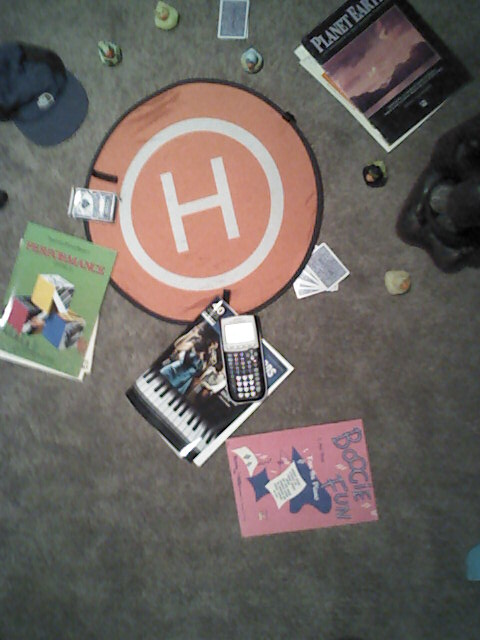
#> input picture Image Stitching/ImageStitchingPhotosDrone/test_image_new1.png, 480 x 640 px; its folder holds 3 pictures in this run
$ python imagestitching.py
#> lines starting #> are read from the running program, lines starting #| are printed output that depends on the picture; after the words box and inside, x2 and y2 are one past the last pixel; in counts of white or black regions, pixels touching at a corner belong together; long printed decimals are rounded
import numpy as np
import cv2
import glob


# compute ssim
def compute_ssim(img1, img2):
    # Constants for SSIM calculation
    C1 = (0.01 * 255) ** 2  # used to stabilize division by a small denominator
    C2 = (0.03 * 255) ** 2  # used in the luminance and contrast comparison functions

    # convert images to float64 to avoid overflow or underflow losses (idk if this is needed)
    img1 = img1.astype(np.float64)
    img2 = img2.astype(np.float64)

    # Gaussian kernel for SSIM computation; this is part of the low-pass filter
    # simulates the human visual system's multi-scale nature
    kernel = cv2.getGaussianKernel(11, 1.5)  # 1D Gaussian kernel
    window = np.outer(kernel, kernel.transpose())  # 2D Gaussian window by taking the outer product

    #  mean (mu) of img1 and img2 using the Gaussian window (low-pass filtering)
    # gives a weighted average around each pixel (local neighborhood)
    mu1 = cv2.filter2D(img1, -1, window)[5:-5, 5:-5]  # Apply Gaussian filter and trim edges to avoid boundary effects
    mu2 = cv2.filter2D(img2, -1, window)[5:-5, 5:-5]  # Same for img2

    # square of the means
    mu1_sq = mu1 ** 2
    mu2_sq = mu2 ** 2
    mu1_mu2 = mu1 * mu2

    # Compute the variance (sigma^2) of img1 and img2 using the Gaussian window
    # mean of the squared image minus the squared mean
    sigma1_sq = cv2.filter2D(img1 ** 2, -1, window)[5:-5, 5:-5] - mu1_sq
    sigma2_sq = cv2.filter2D(img2 ** 2, -1, window)[5:-5, 5:-5] - mu2_sq

    # Compute the covariance (sigma12) between img1 and img2
    # mean of the product of images minus the product of means
    sigma12 = cv2.filter2D(img1 * img2, -1, window)[5:-5, 5:-5] - mu1_mu2

    # SSIM index map (pixel-wise SSIM values)
    ssim_map = ((2 * mu1_mu2 + C1) * (2 * sigma12 + C2)) / ((mu1_sq + mu2_sq + C1) * (sigma1_sq + sigma2_sq + C2))

    # returns the average SSIM over all pixels, providing a single similarity measure between the two images
    return ssim_map.mean()


# evaluate overlap quality for images
def evaluate_sequence_overlap_quality(images):
    # Placeholder for results
    psnr_results = []
    ssim_results = []

    for i in range(len(images) - 1):
        # "assuming whole image is the overlap"
        overlap1 = images[i]
        overlap2 = images[i + 1]

        # resize overlap2 to match overlap1's dimensions (for some reason they weren't the exact same size)
        overlap2_resized = cv2.resize(overlap2, (overlap1.shape[1], overlap1.shape[0]))

        # PSNR (Peak Signal-to-Noise Ratio) and SSIM (Structural Similarity Index)
        # for the overlap regions between consecutive images in your stitched panorama.
        psnr = cv2.PSNR(overlap1, overlap2_resized) #cv2 has a PSNR function
        ssim = compute_ssim(overlap1, overlap2_resized)

        psnr_results.append(psnr)
        ssim_results.append(ssim)

    return psnr_results, ssim_results


# Load images from the specified folder (this is just hardcoded for now)
folder_path = 'C:\\Users\\Mitchell\\OneDrive\\Desktop\\4th Year\\Capstone\\Image Stitching\\Image Stitching\\ImageStitchingPhotosDrone\\'
image_paths = glob.glob(folder_path + '*.png')
images = [cv2.imread(image) for image in image_paths]
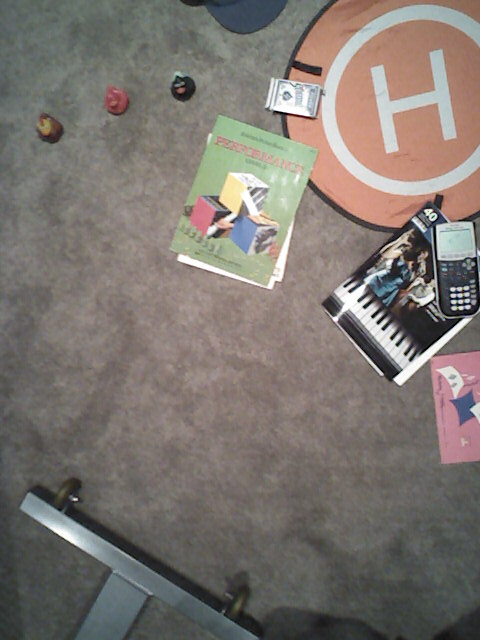
#> input picture Image Stitching/ImageStitchingPhotosDrone/test_image_new3.png, 480 x 640 px
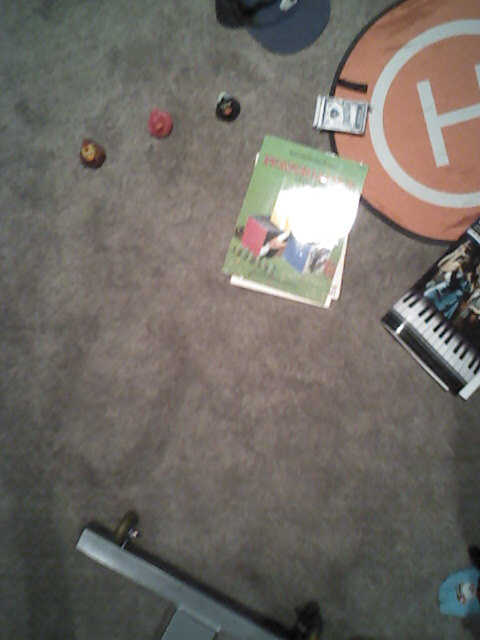
#> input picture Image Stitching/ImageStitchingPhotosDrone/test_image_new5.png, 480 x 640 px
#> images = 3 items

# Print the loaded files
print("Loaded files:")
for image_path in image_paths:
    print(image_path)

# resize images to a common height for stitching
common_height = 600
images_resized = [cv2.resize(img, (int(img.shape[1] * common_height / img.shape[0]), common_height)) for img in images]
#> images_resized = 3 items
print("Images resized (bigger seems to mess it up)")


# Fucntion to Stitch images using RANSAC and homography
def stitch_images(images):
    stitcher = cv2.Stitcher_create()  # Stitcher object

    status, stitched_img = stitcher.stitch(images)  # Stitch images
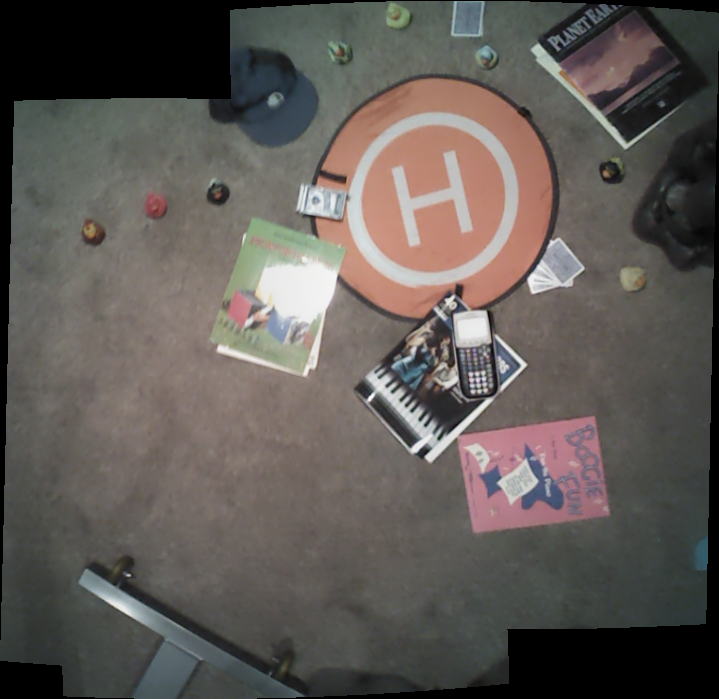
#> stitched_img: shape (699, 719, 3); mean of channels 0, 1, 2 85.7, 89.9, 95.5; drawn as B, G, R
#> status = 0

    if status == cv2.Stitcher_OK:
        return stitched_img
    else:
        print("Error during stitching")
        return None


# I didn't use this but found in YT video, crops the black border
def crop_black_borders(image):
    gray = cv2.cvtColor(image, cv2.COLOR_BGR2GRAY)
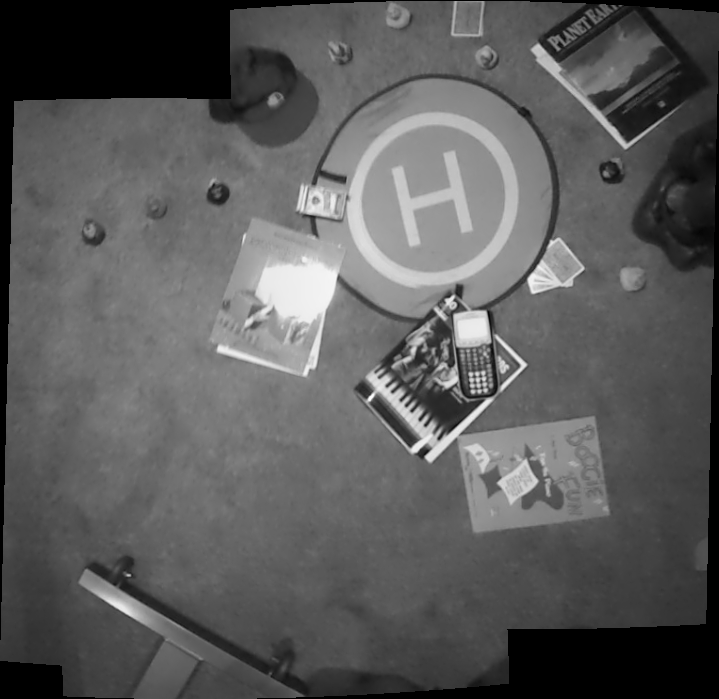
#> gray: shape (699, 719); min 0, max 252, mean 91.1
    _, thresh = cv2.threshold(gray, 1, 255, cv2.THRESH_BINARY)
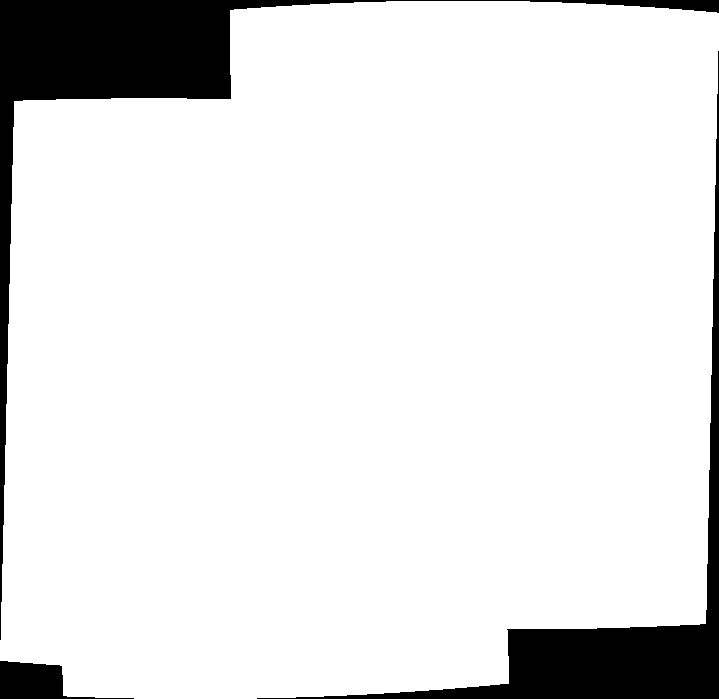
#> thresh: shape (699, 719); 89.7% white; 3 black regions
    contours, _ = cv2.findContours(thresh, cv2.RETR_EXTERNAL, cv2.CHAIN_APPROX_SIMPLE)
#> contours = 1 contour; box (x1, y1, x2, y2) and area: (0, 1, 719, 699) 449548
    x, y, w, h = cv2.boundingRect(contours[0])
#> x = 0; y = 1; w = 719; h = 698
    return image[y:y + h, x:x + w]


# call
print("Calling image stitching algorithm")
stitched_image = stitch_images(images_resized)

if stitched_image is not None:
    # Crop black borders
    stitched_image = crop_black_borders(stitched_image)

    # Save the stitched image
    output_path = 'C:\\Users\\Mitchell\\OneDrive\\Desktop\\4th Year\\Capstone\\Image Stitching\\Image Stitching\\ImageStitchingPhotosPhone\\stitched_Images\\stichedOutputDroneTest.png'
    cv2.imwrite(output_path, stitched_image)
    print("Wrote to output path")

    # Display the stitched image
    cv2.imshow("Stitched Image", stitched_image)
    cv2.waitKey(0)
    cv2.destroyAllWindows()

    print(f"Stitched image saved to: {output_path}")

    # Evaluate the stitching quality here
    psnr_results, ssim_results = evaluate_sequence_overlap_quality([stitched_image] + images_resized)
#> the loop in evaluate_sequence_overlap_quality, `for i in range(len(images) - 1): # "assuming whole image is the overlap"` made 3 passes
#> (psnr, ssim) on passes 1 to 3: (14.32, 0.541), (13.04, 0.469), (16.06, 0.581)
#> pass 1, in evaluate_sequence_overlap_quality, `overlap2_resized = cv2.resize(overlap2, (overlap1.shape[1], overlap1.s..`:
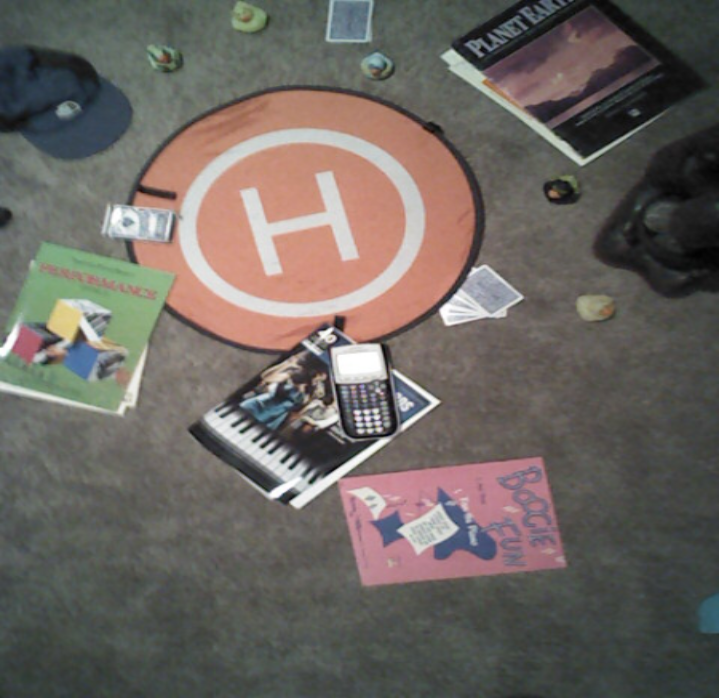
#> overlap2_resized: shape (698, 719, 3); mean of channels 0, 1, 2 96.7, 101.7, 107.7; drawn as B, G, R
#> after the loop in evaluate_sequence_overlap_quality, `for i in range(len(images) - 1):`: psnr_results = [14.32, 13.04, 16.06]; ssim_results = [0.541, 0.469, 0.581]
#> psnr_results = [14.32, 13.04, 16.06]; ssim_results = [0.541, 0.469, 0.581]
    for i, (psnr, ssim) in enumerate(zip(psnr_results, ssim_results)):
        print(f"Overlap Region {i}-{i + 1}: PSNR={psnr}, SSIM={ssim}")
#> this loop made 3 passes
#| Overlap Region 0-1: PSNR=14.325, SSIM=0.5408
#| Overlap Region 1-2: PSNR=13.036, SSIM=0.4692
#| Overlap Region 2-3: PSNR=16.057, SSIM=0.581
else:
    print("Images could not be stitched!")
